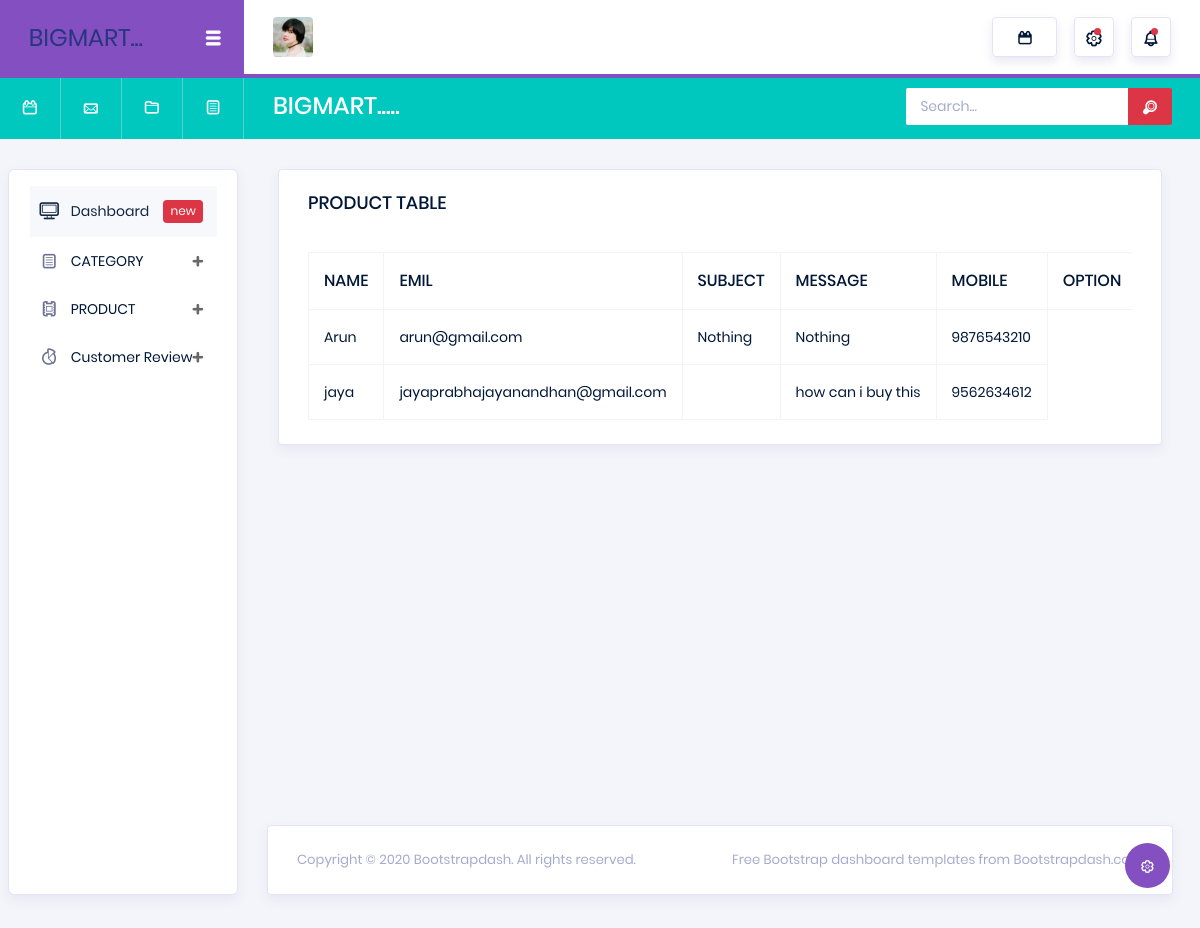
Page /Backend/contact_details/ on the committed database.
### webapp/models.py (models this page shows)
class contactdb(models.Model):
    Name=models.CharField(max_length=100,null=True,blank=True)
    Email=models.EmailField(max_length=100,null=True,blank=True)
    Subject=models.CharField(max_length=100,null=True,blank=True)
    Message=models.CharField(max_length=100,null=True,blank=True)
    Mobile=models.IntegerField(null=True,blank=True)

### Backend/views.py (the view)
# urls.py: path('contact_details/',views.contact_details,name="contact_details"),
def contact_details(req):
    data=contactdb.objects.all()
    return render(req,"contact_data.html",{'data':data})

### Backend/templates/contact_data.html (shortened to what this page needs)
<!DOCTYPE html>
{%extends 'index.html'%}
{%block content%}
<html lang="en">
<head>
</head>
<body>
<div class="col-lg-12 grid-margin stretch-card">
              <div class="card">
                <div class="card-body">
                  <h4 class="card-title">PRODUCT TABLE</h4>
                  <div class="table-responsive pt-3">
                    <table class="table table-bordered">
                      <thead>
                        <tr>
                            <th>NAME</th>
                            <th>EMIL</th>
                            <th>SUBJECT</th>
                            <th>MESSAGE</th>
                            <th>MOBILE</th>
                            <th>OPTION</th>
                        </tr>
                      </thead>
                      <tbody>
                      {% for i in data%}
                      <tr>
                        <td>{{i.Name}}</td>
                        <td>{{i.Email}}</td>
                        <td>{{i.Subject}}</td>
                        <td>{{i.Message}}</td>
                        <td>{{i.Mobile}}</td>
                      </tr>
                      {%endfor%}
                      </tbody>
                    </table>
                  </div>
                </div>
              </div>
            </div>
</body>
</html>
{%endblock%}

### rows in the picture
contactdb: Name "Arun", Email "arun@gmail.com", Subject "Nothing", Message "Nothing", Mobile "9876543210"
contactdb: Name "jaya", Email "jayaprabhajayanandhan@gmail.com", Message "how can i buy this", Mobile "9562634612"
